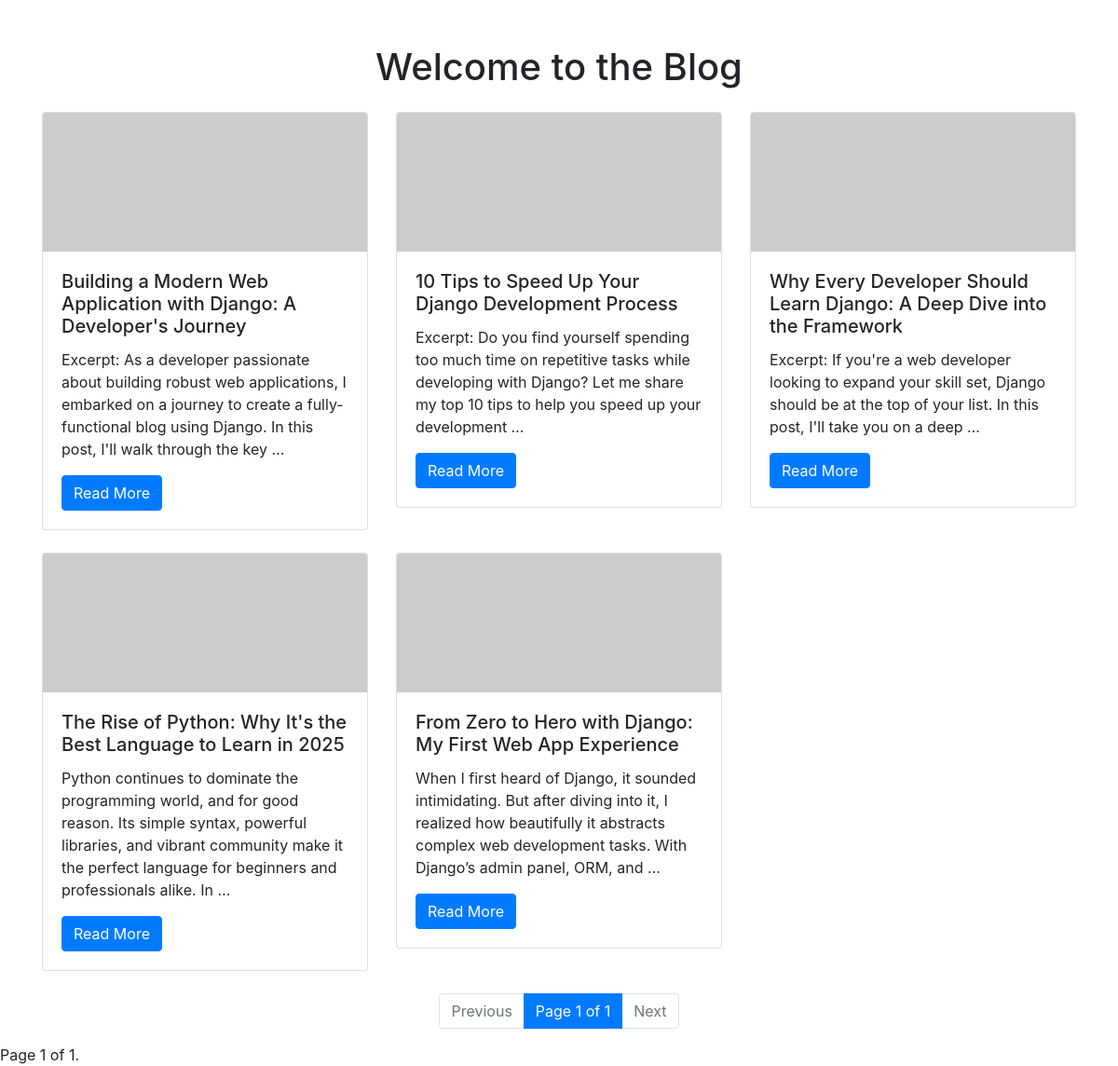
The page / on the database its author committed.
### blog/models.py (models this page shows, shortened)
class Post(models.Model):
    title = models.CharField(max_length=100)
    content = models.TextField()
    author = models.ForeignKey(User, on_delete=models.CASCADE)
    created_at = models.DateTimeField(auto_now_add=True)
    updated_at = models.DateTimeField(auto_now=True)

### blog/views.py (the view)
# urls.py: path('', views.index, name='index'),  # The homepage for the blog
def index(request):
    posts = Post.objects.all()  # Retrieve all posts from the database
    paginator = Paginator(posts, 5)  # Show 5 posts per page
    page_number = request.GET.get('page')
    page_obj = paginator.get_page(page_number)  # Get the current page
    return render(request, 'blog/index.html', {'page_obj': page_obj})

### blog/templates/blog/index.html (shortened to what this page needs)
<!DOCTYPE html>
<html lang="en">
<head>
    <link href="https://stackpath.bootstrapcdn.com/bootstrap/4.5.2/css/bootstrap.min.css" rel="stylesheet">
</head>
<body>
    <div class="container mt-5">
        <h1 class="text-center mb-4">Welcome to the Blog</h1>
        <div class="row">
            {% for post in page_obj %}
            <div class="col-md-4 mb-4">
                <div class="card">
                    {% if post.image %}
                    <img src="{{ post.image.url }}" class="card-img-top" alt="Post image">
                    {% else %}
                    <img src="https://via.placeholder.com/350x150" class="card-img-top" alt="Post image">
                    {% endif %}
                    <div class="card-body">
                        <h5 class="card-title">{{ post.title }}</h5>
                        <p class="card-text">{{ post.content|truncatewords:30 }}</p>
                        <a href="{% url 'post_detail' post.id %}" class="btn btn-primary">Read More</a>
                    </div>
                </div>
            </div>
            {% empty %}
            <p class="text-center">No blog posts available.</p>
            {% endfor %}
        </div>
        <nav aria-label="Page navigation">
            <ul class="pagination justify-content-center">
                {% if page_obj.has_previous %}
                <li class="page-item">
                    <a class="page-link" href="?page={{ page_obj.previous_page_number }}">Previous</a>
                </li>
                {% else %}
                <li class="page-item disabled">
                    <span class="page-link">Previous</span>
                </li>
                {% endif %}
                <li class="page-item active">
                    <span class="page-link">
                        Page {{ page_obj.number }} of {{ page_obj.paginator.num_pages }}
                    </span>
                </li>
                {% if page_obj.has_next %}
                <li class="page-item">
                    <a class="page-link" href="?page={{ page_obj.next_page_number }}">Next</a>
                </li>
                {% else %}
                <li class="page-item disabled">
                    <span class="page-link">Next</span>
                </li>
                {% endif %}
            </ul>
        </nav>
    </div>
</body>
</html>
<div class="pagination">
    <span class="step-links">
        <span class="current">
            Page {{ page_obj.number }} of {{ page_obj.paginator.num_pages }}.
        </span>
    </span>
</div>

### rows shown on the page
Post: title "Building a Modern Web Application with Django: A Developer's Journey", content "Excerpt: As a developer passionate about building robust web applications, I embarked on a journey to create a fully-functional blog using Django. In this post, I'll walk through the key …"
Post: title "10 Tips to Speed Up Your Django Development Process", content "Excerpt: Do you find yourself spending too much time on repetitive tasks while developing with Django? Let me share my top 10 tips to help you speed up your development …"
Post: title "Why Every Developer Should Learn Django: A Deep Dive into the Framework", content "Excerpt: If you're a web developer looking to expand your skill set, Django should be at the top of your list. In this post, I'll take you on a deep …"
Post: title "The Rise of Python: Why It's the Best Language to Learn in 2025", content "Python continues to dominate the programming world, and for good reason. Its simple syntax, powerful libraries, and vibrant community make it the perfect language for beginners and professionals alike. In …"
Post: title "From Zero to Hero with Django: My First Web App Experience", content "When I first heard of Django, it sounded intimidating. But after diving into it, I realized how beautifully it abstracts complex web development tasks. With Django’s admin panel, ORM, and …"

### other values the page prints
{{ page_obj.number }} "1"
{{ page_obj.paginator.num_pages }} "1"
